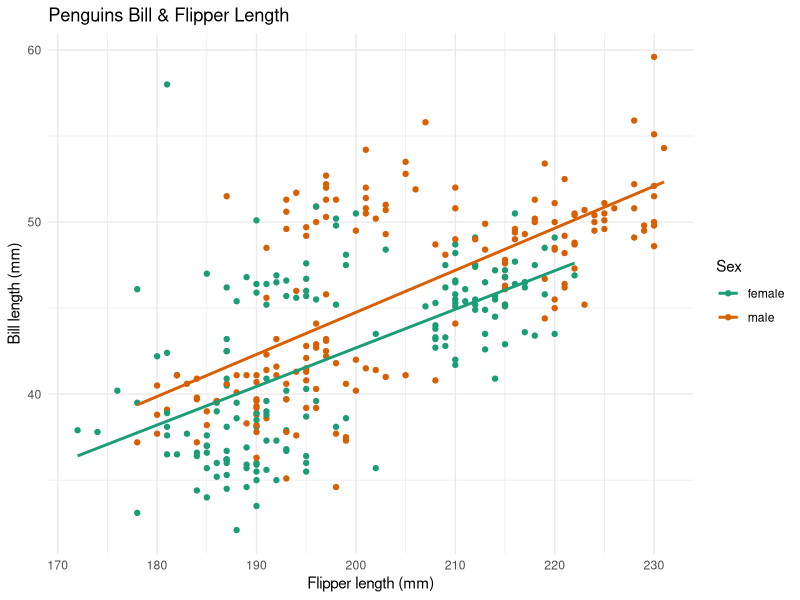

R code for this plot:
## ---- chunk 1
#| message: false
#| warning: false
library(tidyverse)
library(modeldata)
## ---- chunk 2
#| message: false
#| warning: false
penguins_sm <- penguins %>% 
  filter(!is.na(sex))
## ---- chunk 3
#| message: false
#| warning: false
ggplot(
  penguins_sm,
  aes(x = flipper_length_mm, 
      y = bill_length_mm,
      color = sex)
) +
  geom_point() +
  geom_smooth(method = "lm", 
              se = FALSE) +
  labs(
    x = "Flipper length (mm)",
    y = "Bill length (mm)",
    title = "Penguins Bill & Flipper Length",
    color = "Sex"
  ) +
  scale_color_brewer(palette = "Dark2") +
  theme_minimal()
## ---- chunk 4
#| message: false
#| warning: false
modelBill_flipper <- lm(bill_length_mm ~ flipper_length_mm, 
                         data = penguins_sm)
summary(modelBill_flipper)
## ---- chunk 5
#| message: false
#| warning: false
modelBill_flipper_mass <- lm(bill_length_mm ~ flipper_length_mm + body_mass_g, 
                              data = penguins_sm)
summary(modelBill_flipper_mass)
## ---- chunk 6
#| message: false
#| warning: false
modelBill_mass_sex <- lm(bill_length_mm ~ body_mass_g + sex, 
                         data = penguins_sm)
summary(modelBill_mass_sex)
## ---- chunk 7
#| message: false
#| warning: false
modelBill_flipper_mass_sex <- lm(bill_length_mm ~ flipper_length_mm + body_mass_g + sex, 
              data = penguins_sm)
summary(modelBill_flipper_mass_sex)
